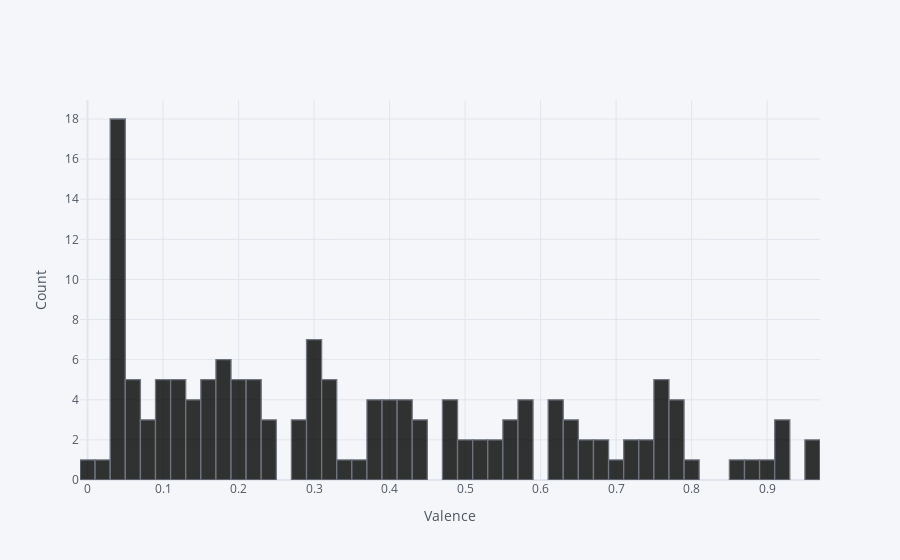

Write notebook code for a chart like this one.
### Code cell
# The last feature I want to explore is 'valence'. Here I will plot the distribution of valence using plotly.

df['valence'].iplot(kind='hist', xTitle='Valence', yTitle='Count', colors='black', bins=50)

### Figure 1 — Plotly figure (JSON) as saved in the notebook; plotly's stock layout.template omitted (floating-point values rounded to 4 significant figures; data arrays with more than 128 entries replaced by an {"elided": "..."} marker saying what was removed)
{"data": [{"histfunc": "count", "histnorm": "", "marker": {"color": "rgba(0, 0, 0, 1.0)", "line": {"color": "#4D5663", "width": 1.3}}, "name": "valence", "nbinsx": 50, "opacity": 0.8, "orientation": "v", "type": "histogram", "x": {"elided": "149 float values"}}], "layout": {"barmode": "overlay", "legend": {"bgcolor": "#F5F6F9", "font": {"color": "#4D5663"}}, "paper_bgcolor": "#F5F6F9", "plot_bgcolor": "#F5F6F9", "title": {"font": {"color": "#4D5663"}}, "xaxis": {"gridcolor": "#E1E5ED", "showgrid": true, "tickfont": {"color": "#4D5663"}, "title": {"font": {"color": "#4D5663"}, "text": "Valence"}, "zerolinecolor": "#E1E5ED"}, "yaxis": {"gridcolor": "#E1E5ED", "showgrid": true, "tickfont": {"color": "#4D5663"}, "title": {"font": {"color": "#4D5663"}, "text": "Count"}, "zerolinecolor": "#E1E5ED"}}}
